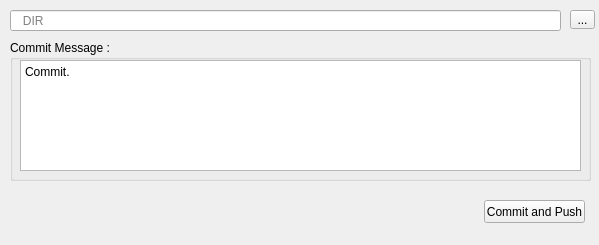
<?xml version="1.0" encoding="UTF-8"?>
<ui version="4.0">
 <class>MainWindow</class>
 <widget class="QMainWindow" name="MainWindow">
  <property name="geometry">
   <rect>
    <x>0</x>
    <y>0</y>
    <width>599</width>
    <height>245</height>
   </rect>
  </property>
  <property name="windowTitle">
   <string>MainWindow</string>
  </property>
  <widget class="QWidget" name="centralwidget">
   <widget class="QLineEdit" name="directoryEntry">
    <property name="geometry">
     <rect>
      <x>10</x>
      <y>10</y>
      <width>551</width>
      <height>21</height>
     </rect>
    </property>
    <property name="placeholderText">
     <string>   DIR</string>
    </property>
   </widget>
   <widget class="QToolButton" name="searchDirecory">
    <property name="geometry">
     <rect>
      <x>570</x>
      <y>10</y>
      <width>25</width>
      <height>19</height>
     </rect>
    </property>
    <property name="text">
     <string>...</string>
    </property>
   </widget>
   <widget class="QGroupBox" name="groupBox">
    <property name="geometry">
     <rect>
      <x>10</x>
      <y>40</y>
      <width>581</width>
      <height>141</height>
     </rect>
    </property>
    <property name="title">
     <string>Commit Message : </string>
    </property>
    <widget class="QPlainTextEdit" name="plainTextEdit">
     <property name="geometry">
      <rect>
       <x>10</x>
       <y>20</y>
       <width>561</width>
       <height>111</height>
      </rect>
     </property>
     <property name="plainText">
      <string>Commit.</string>
     </property>
    </widget>
   </widget>
   <widget class="QPushButton" name="commitAndPushButton">
    <property name="geometry">
     <rect>
      <x>484</x>
      <y>200</y>
      <width>101</width>
      <height>23</height>
     </rect>
    </property>
    <property name="text">
     <string>Commit and Push</string>
    </property>
   </widget>
  </widget>
 </widget>
 <resources/>
 <connections/>
</ui>
